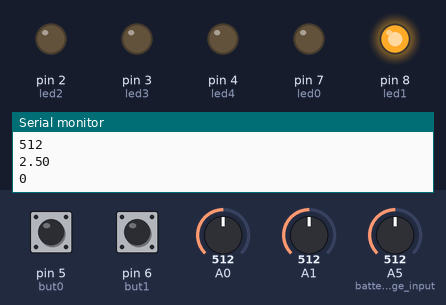
Simulated run of this sketch. Board: Arduino Uno, built with avr-gcc and run on an emulated ATmega328P. Parts: output pins drawn as LEDs (lit = HIGH), the last lines printed to the serial monitor. Dashed ring = blinking. Inputs (shaded band) come from the test bench; at power-on: pin 5 (but0) LOW, A5 (battery_voltage_input) = 512, pin 6 (but1) LOW, A0 = 512, A1 = 512. No radio packets arrive unless stated.

Above: at 3.4 s.
3.5 s: pin 5 (but0) pulled HIGH for 1.25 s
At 4.86 s:
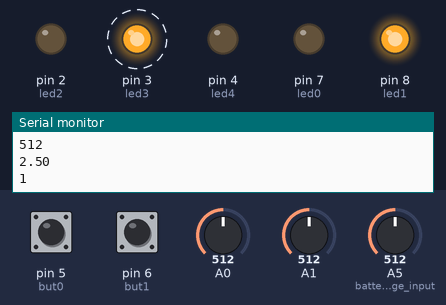
7.0 s: pin 5 (but0) pulled HIGH for 3.2 s
At 8.2 s:
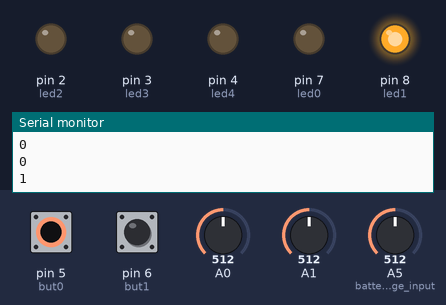
11.7 s: A5 (battery_voltage_input) set to 500
At 13.1 s:
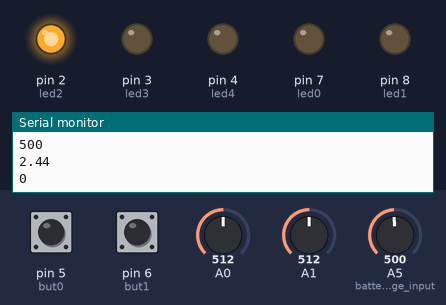
13.4 s: pin 6 (but1) pulled HIGH for 3.2 s
At 14.12 s:
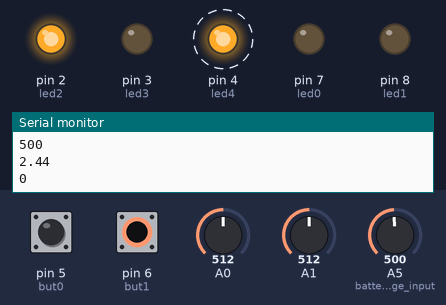
18.1 s: A5 (battery_voltage_input) set to 900
At 19.9 s:
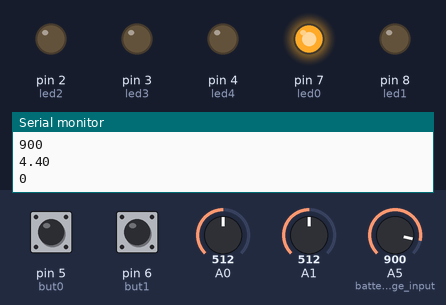
20.2 s: pin 6 (but1) pulled HIGH for 1.25 s
At 20.93 s:
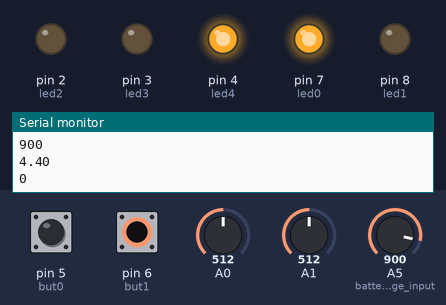
Timing chart, 0 to 23.2 s (numbered marks = the images above; inputs shaded):
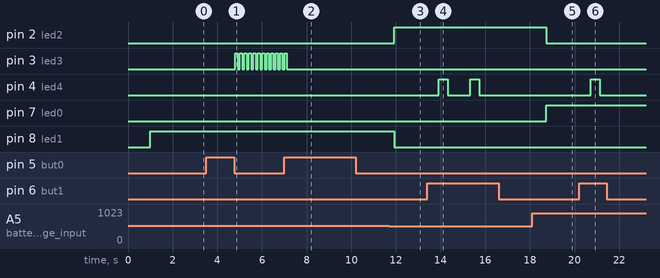

The sketch:

transmitArduino.ino
```cpp
void record();
void camera();

#include<SPI.h>
#include<RF24.h>
#include<string.h>

//Setting up the CE and CSN pins
RF24 radio(9,10);

//keeps track of last potentiomer value for comparison with new potentiometer values
int old_potValue0 = 0;
int old_potValue1 = 0;
int but0 = 5; // Red button-Record button
int but1 = 6;  // White button-Picture Button

//Three LEDs for battery monitoring
int led0 = 7; // Green LED
int led1 = 8;  // Yellow LED
int led2 = 2; // Red LED

//Two LEDs are camera functioning LEDs
int led3 = 3; // Red Record LED
int led4 = 4; //Yellow Picture taken LED


int read_but0; //Red button
int read_but1; //White button

int pot_num;
int bright;

void setup(void){

  //Buttons as inputs
  pinMode (but0, INPUT); //Red button
  pinMode (but1, INPUT); //White button

  //battery monitoring LEDs
  pinMode (led0, OUTPUT); //Green LED
  pinMode (led1, OUTPUT); //Yellow LED
  pinMode (led2, OUTPUT); //Red LED

  digitalWrite(led0, LOW);
  digitalWrite(led1, LOW);
  digitalWrite(led2, LOW);

  //Battery monitoring pin
  pinMode(A5, INPUT); // battery voltage input
  pinMode(A5, INPUT_PULLUP); //pullup resistor enables on input

  //Record and Camera lights as outputs
  pinMode (led3, OUTPUT); //Red Record LED
  pinMode (led4, OUTPUT);//Yellow Picture taken LED

  //Begin serial monitor for debugging
  Serial.begin(9600);

  //Antenna setup
  radio.begin();//Start the radio
  radio.setPALevel(RF24_PA_MAX);//Setting the Power Amplification Level
  radio.setChannel(0x76);//Setting channel
  radio.openWritingPipe(0xF0F0F0F0E1LL);//Open the sending address
  radio.enableDynamicPayloads();//Enable dynamic payloads
  radio.powerUp();//Power up the radio
}
void loop(void) {
  record();
  camera();
  batteryMonitor();
  //read the potentiometer values
  int potValue0 = analogRead(A0);
  int potValue1 = analogRead(A1);

  //converts the values to range from 3-12 (which is representative of duty cycle) instead of 0-1023, and appends a 1 or 2
  //to the front, based on whether it is potentiometer 1 or 2
  int angleValue0 = 100 + map(potValue0, 0, 1023, 3, 12);
  int angleValue1 = 200 + map(potValue1, 0, 1020, 3, 12);

  //prints for debugging purposes
 // Serial.println("New av0 value: " + (String)potValue0 + "Old av0 value: " + (String)old_potValue0);
 // Serial.println("New av1 value: " + (String)potValue1 + "Old av1 value: " + (String)old_potValue1);

  //Sends a signal over radio if the new potentiometer 0 value is different than the old one (with a small range built in)
  if(potValue0 > old_potValue0 + 5 || potValue0 < old_potValue0-5)
  {
      radio.write(&angleValue0, sizeof(angleValue0));//Send the message
      delay(300);
  }

  //Sends a signal over radio if the new potentiometer 1 value is different than the old one (with a small range built in)
  if(potValue1 > old_potValue1 + 5 || potValue1 < old_potValue1-5)
  {
      radio.write(&angleValue1, sizeof(angleValue1));//Send the message
      delay(300);
  }
  //float angleValue1 = (13.0/1023.0)*potValue1;

  old_potValue0 = potValue0;
  old_potValue1 = potValue1;
}
void record()
{

  read_but0 = digitalRead(but0);
  Serial.println((String)read_but0);
  if(read_but0 == 1)//Pressing the record button
  {
    delay(100);
    read_but0 = digitalRead(but0);
    if (read_but0 == 0)
    {
      int recordValue1 = 500;
      radio.write(&recordValue1, sizeof(recordValue1));//Send the message
    }

    while(read_but0 == 0){
        digitalWrite(led3, HIGH);
        delay(100);
        digitalWrite(led3, LOW);
        delay(100);
        digitalWrite(led3, HIGH);
        delay(100);
        digitalWrite(led3, LOW);
        read_but0 = digitalRead(but0);
        Serial.println((String)read_but0);
        delay(100);

      if (read_but0 == 1)
      {
        int recordValue1 = 600;
        radio.write(&recordValue1, sizeof(recordValue1));//Send the message
        digitalWrite(led3, LOW);
        delay(500);
      }
    }

  }
}


void camera()
{
  read_but1 = digitalRead(but1);//Camera button(white)
  if (1&&read_but1)//Pressing camera button flashes twice
  {
    int cameraValue1 = 300 + map(1, 0, 0, 0,0);
     radio.write(&cameraValue1, 1);//Send the message
    digitalWrite(led4, HIGH);
    delay(400);
    digitalWrite(led4, LOW);
  }
}

void batteryMonitor()
{
  delay(1000);
  int sensorValue = analogRead(A5); //read the A5 pin value, which is 0-1023
  Serial.println((String)sensorValue);
  float voltage = sensorValue * (5.0 / 1023.0); //convert the value to a true voltage, 0-5 V.
  Serial.println((String)voltage);

 //green LED on
  if (voltage > 4) //set the voltage considered low battery here
  {
    digitalWrite(led0, HIGH);
    digitalWrite(led1, LOW);
    digitalWrite(led2, LOW);
  }

  //yellow LED on
  if (voltage <= 4 && voltage >= 2.5)
  {
    digitalWrite(led1,HIGH);
    digitalWrite(led2, LOW);
    digitalWrite(led0, LOW);
  }

  //red LED on
  if (voltage < 2.5)
  {
    digitalWrite(led2,HIGH);
    digitalWrite(led1, LOW);
    digitalWrite(led0, LOW);
  }
}
```

Measured:
- the behaviour switches between 512 and 511 on A5 (battery_voltage_input) (found by bisection; images 2 and 3)
- after the input at 3.5 s, pin 3 (led3): alternates HIGH for 0.10 s and LOW for 0.10 s, starting after 1.3 s
- after the input at 7.0 s, pin 3 (led3): goes on until 7.1 s, then stays LOW
- after the input at 11.7 s, pin 2 (led2): LOW → HIGH after 0.22 s; pin 8 (led1): HIGH → LOW after 0.22 s
- after the input at 13.4 s, pin 4 (led4): alternates HIGH for 0.40 s and LOW for 1.0 s, 4 changes in all, then stays LOW, starting after 0.52 s
- after the input at 18.1 s, pin 2 (led2): HIGH → LOW after 0.63 s; pin 7 (led0): LOW → HIGH after 0.63 s
- after the input at 20.2 s, pin 4 (led4): LOW → HIGH after 0.53 s, → LOW 0.40 s later
